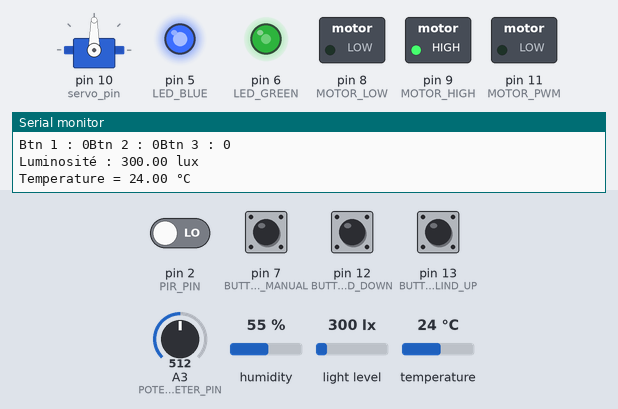
A sketch run on a simulated Arduino Uno, built with avr-gcc and run on an emulated ATmega328P. On the bench: servo, switched loads named in the sketch (green lamp = pin HIGH), output pins drawn as LEDs (lit = HIGH), the last lines printed to the serial monitor. The inputs (shaded band) are chosen by the test bench; at power-on: pin 7 (BUTTON_MANUAL), pin 12 (BUTTON_BLIND_DOWN), pin 13 (BUTTON_BLIND_UP) HIGH, pin 2 (PIR_PIN) LOW, light level 300 lx, temperature 24 °C, A3 (POTENTIOMETER_PIN) = 512, humidity 55 %.

Above: at 1.2 s.
1.3 s: light level set to 486 lx
3.0 s: light level set to 524 lx
At 4.5 s:
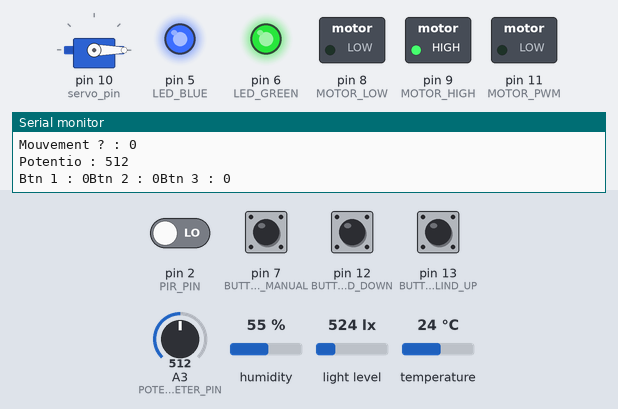
5.5 s: temperature set to 28 °C
12.0 s: temperature set to 31 °C
At 15.5 s:
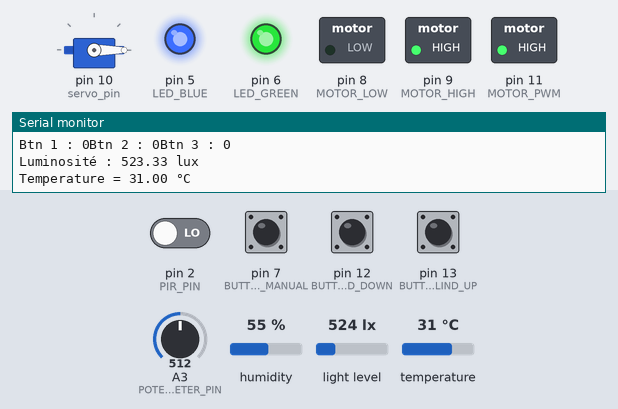
15.8 s: light level set to 40 lx
At 17.7 s:
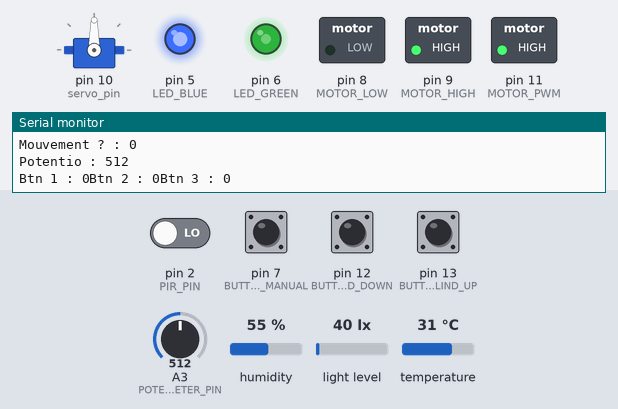
18.0 s: A3 (POTENTIOMETER_PIN) set to 500
At 20.2 s:
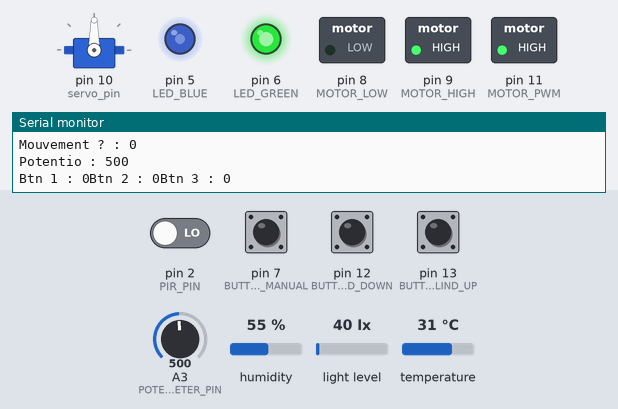
Timing chart, 0 to 21.3 s (numbered marks = the images above; inputs shaded):
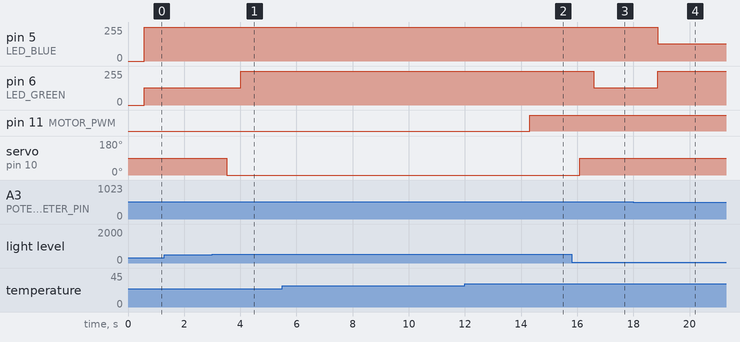

The sketch:

Terasse.ino
```cpp
#include <Wire.h>
#include <BH1750.h>
#include "DHT.h"
#include <Servo.h>

BH1750 LIGTH_METER;

#define TEMP_PIN 3
DHT dht(TEMP_PIN, DHT11);

#define POTENTIOMETER_PIN A3
#define PIR_PIN 2

#define MOTOR_PWM 11
#define MOTOR_HIGH 9
#define MOTOR_LOW 8

#define LED_BLUE 5
#define LED_GREEN 6

#define BUTTON_BLIND_DOWN 12
#define BUTTON_BLIND_UP 13
#define BUTTON_MANUAL 7

#define servo_pin 10

Servo SERVO;

bool light_switch = true;
int selected_led = 0;
int temperatureThreshold_1 = 30;
int temperatureThreshold_2 = 25;
int temperatureThreshold_3 = 26;
int motionDetected = 0;
int lightIntensityThreshold = 500;

boolean b1_value = false;
boolean b1_last_state = HIGH;

boolean b2_value = false;
boolean b2_last_state = HIGH;

boolean is_manual = false;
boolean b3_last_state = HIGH;

bool blind_opened = false;
bool light_on = false;


void setup() {
  Serial.begin(9600);
  LIGTH_METER.begin();
  dht.begin();

  pinMode(PIR_PIN, INPUT);

  pinMode(MOTOR_PWM, OUTPUT);
  pinMode(MOTOR_HIGH, OUTPUT);
  pinMode(MOTOR_LOW, OUTPUT);

  SERVO.attach(servo_pin);

  digitalWrite(MOTOR_HIGH, HIGH);
  digitalWrite(MOTOR_LOW, LOW);

  pinMode(LED_BLUE, OUTPUT);
  pinMode(LED_GREEN, OUTPUT);

  pinMode(BUTTON_BLIND_DOWN, INPUT_PULLUP);
  pinMode(BUTTON_BLIND_UP, INPUT_PULLUP);
  pinMode(BUTTON_MANUAL, INPUT_PULLUP);

  Serial.println("Init complete");
}

void loop() {
  logs();

  int temp = dht.readTemperature();
  int lightLevel = LIGTH_METER.readLightLevel();

  boolean b1 = digitalRead(BUTTON_BLIND_DOWN);
  if(b1_last_state == HIGH && b1==LOW)
  {
    if(is_manual) {
      b1_value = !b1_value;
      interactBlind();
    }
  }
  b1_last_state = b1;

  boolean b2 = digitalRead(BUTTON_BLIND_UP);
  if(b2_last_state == HIGH && b2==LOW)
  {
    if(is_manual) {
      b2_value = !b2_value;
      interactLight();
    }

  }
  b2_last_state = b2;

  boolean b3 = digitalRead(BUTTON_MANUAL);
  if(b3_last_state == HIGH && b3==LOW)
  {
    is_manual = !is_manual;
  }
  b3_last_state = b3;

  if (analogRead(POTENTIOMETER_PIN) < 511) {
    selected_led = 0;
  } else {
    selected_led = 1;
  }

  motionDetected = digitalRead(PIR_PIN);
  if (is_manual == 0) {
    if (lightLevel > lightIntensityThreshold) {
      closeBlind();
    } else {
      openBlind();
    }
  }

  if (temp < temperatureThreshold_1) {
    fan(0);
  } else if (temp < temperatureThreshold_2) {
    fan(1);
  } else if (temp < temperatureThreshold_3) {
    fan(2);
  } else {
    fan(3);
  }

  if (light_switch && is_manual == 0) {
    if (lightLevel > lightIntensityThreshold) {
      lightDown();
    } else if (motionDetected) {
      lightUp();
    } else {
      lightLow();
    }
  }

  if (is_manual == 1){
    delay(500);
  }
}

void lightUp() {
  if(selected_led == 0) {
    analogWrite(LED_BLUE, 0);
    analogWrite(LED_GREEN, 255);
  } else if (selected_led == 1) {
    analogWrite(LED_GREEN, 0);
    analogWrite(LED_BLUE, 255);
  }
}

void lightDown() {
  analogWrite(LED_GREEN, 255);
  analogWrite(LED_BLUE, 255);
}

void lightLow() {
  if(selected_led == 0) {
    analogWrite(LED_BLUE, 128);
    analogWrite(LED_GREEN, 255);
  } else if (selected_led == 1) {
    analogWrite(LED_GREEN, 128);
    analogWrite(LED_BLUE, 255);
  }
}

void fan(int speed) {
  if (speed == 0) {
    analogWrite(MOTOR_PWM, 0);
  } else if (speed == 1) {
    analogWrite(MOTOR_PWM, 190);
    delay(100);
    analogWrite(MOTOR_PWM, 100);
  } else if (speed == 2) {
    analogWrite(MOTOR_PWM, 150);
  } else if (speed == 3) {
    analogWrite(MOTOR_PWM, 255);
  }
}

void interactBlind() {

  if (blind_opened) {
    closeBlind();
  } else {
    openBlind();
  }
}

void interactLight() {
  if (b2_value == 1) {
    lightUp();
  } else {
    lightDown();
  }
}

void openBlind() {
  blind_opened = true;

  SERVO.write(90);
  delay(500);
}

void closeBlind() {
  blind_opened = false;

  SERVO.write(0);
  delay(500);
}


void logs() {
  Serial.print("Luminosité : ");
  Serial.print(LIGTH_METER.readLightLevel());
  Serial.println(" lux");
  Serial.print("Temperature = ");
  Serial.print(dht.readTemperature());
  Serial.println(" °C");
  Serial.print("Humidite = ");
  Serial.print(dht.readHumidity());
  Serial.println(" %");
  Serial.print("Mouvement ? : ");
  Serial.println(digitalRead(PIR_PIN));
  Serial.print("Potentio : ");
  Serial.println(analogRead(POTENTIOMETER_PIN));


  Serial.print("Btn 1 : ");
  Serial.print(b1_value);

   Serial.print("Btn 2 : ");
  Serial.print(b2_value);

   Serial.print("Btn 3 : ");
  Serial.print(is_manual);
  Serial.println();

}
```

Measured:
- the behaviour switches between 501 and 502 lx on light level (found by bisection; images 0 and 1)
- the behaviour switches between 29 and 30 °C on temperature (found by bisection; images 1 and 2)
- the behaviour switches between 511 and 510 on A3 (POTENTIOMETER_PIN) (found by bisection; images 3 and 4)
- after the input at 3.0 s, pin 6 (LED_GREEN): 128/255 → 255/255 after 1.0 s; servo on pin 10 (servo_pin): 90° → 0° after 0.52 s
- after the input at 12.0 s, pin 11 (MOTOR_PWM): LOW → HIGH after 2.3 s
- after the input at 15.8 s, pin 6 (LED_GREEN): 255/255 → 128/255 after 0.79 s; servo on pin 10 (servo_pin): 0° → 90° after 0.29 s
- after the input at 18.0 s, pin 5 (LED_BLUE): 255/255 → 128/255 after 0.87 s; pin 6 (LED_GREEN): 128/255 → 255/255 after 0.87 s
